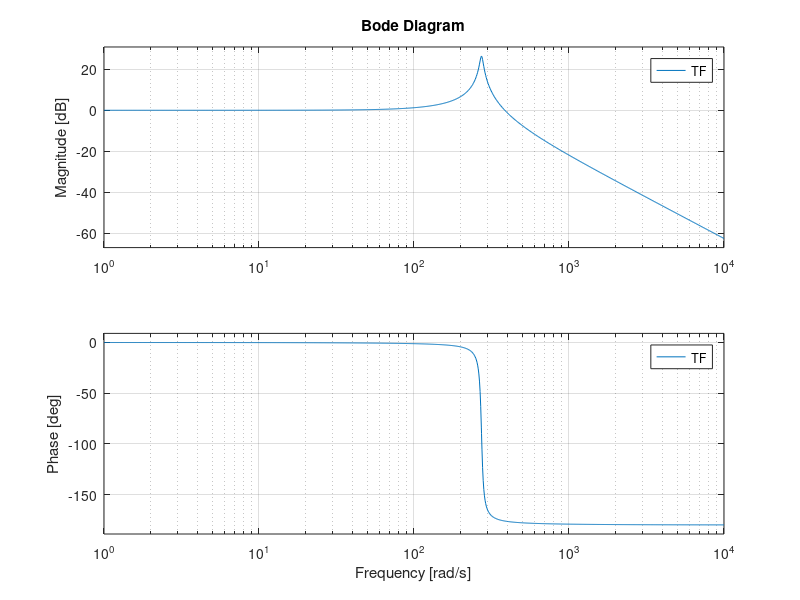

Source code (MATLAB): (Note: this script raises an error after producing the figure.)
clear;
close all;
T = 0.077;
k = 114.49;
k_p = 50;
TF = k_p * tf([k], [T, 1]) * tf([1], [1, 0]);
TF = TF / (1 + TF);
bode(TF)
h = bodeplot(TF);
setoptions(h,'FreqUnits','Hz','PhaseVisible','off');